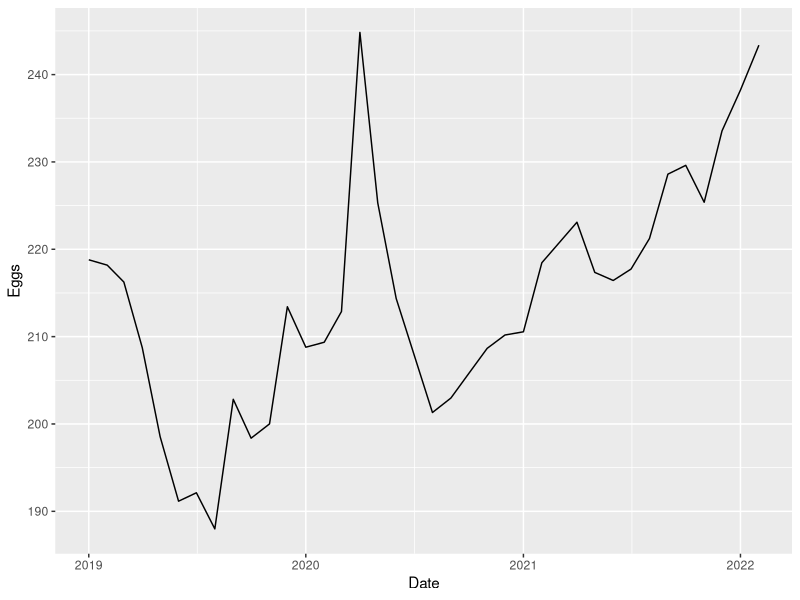

This chart was generated by the following R code:
## ---- chunk 1
knitr::opts_chunk$set(echo = TRUE)
## ---- chunk 2
library(tidyverse)
library(zoo)
library(ggplot2)
CPI_data <- read.csv("CPI_data.csv")
#Covid_data <- read.csv("")

## ---- chunk 3
CPI_data <- CPI_data %>%  mutate(Date = as.Date(as.yearmon(CPI_data$Date, format = '%Y-%B')))
head(CPI_data)
CPI_data %>% ggplot(aes(Date, Eggs)) + geom_line()
